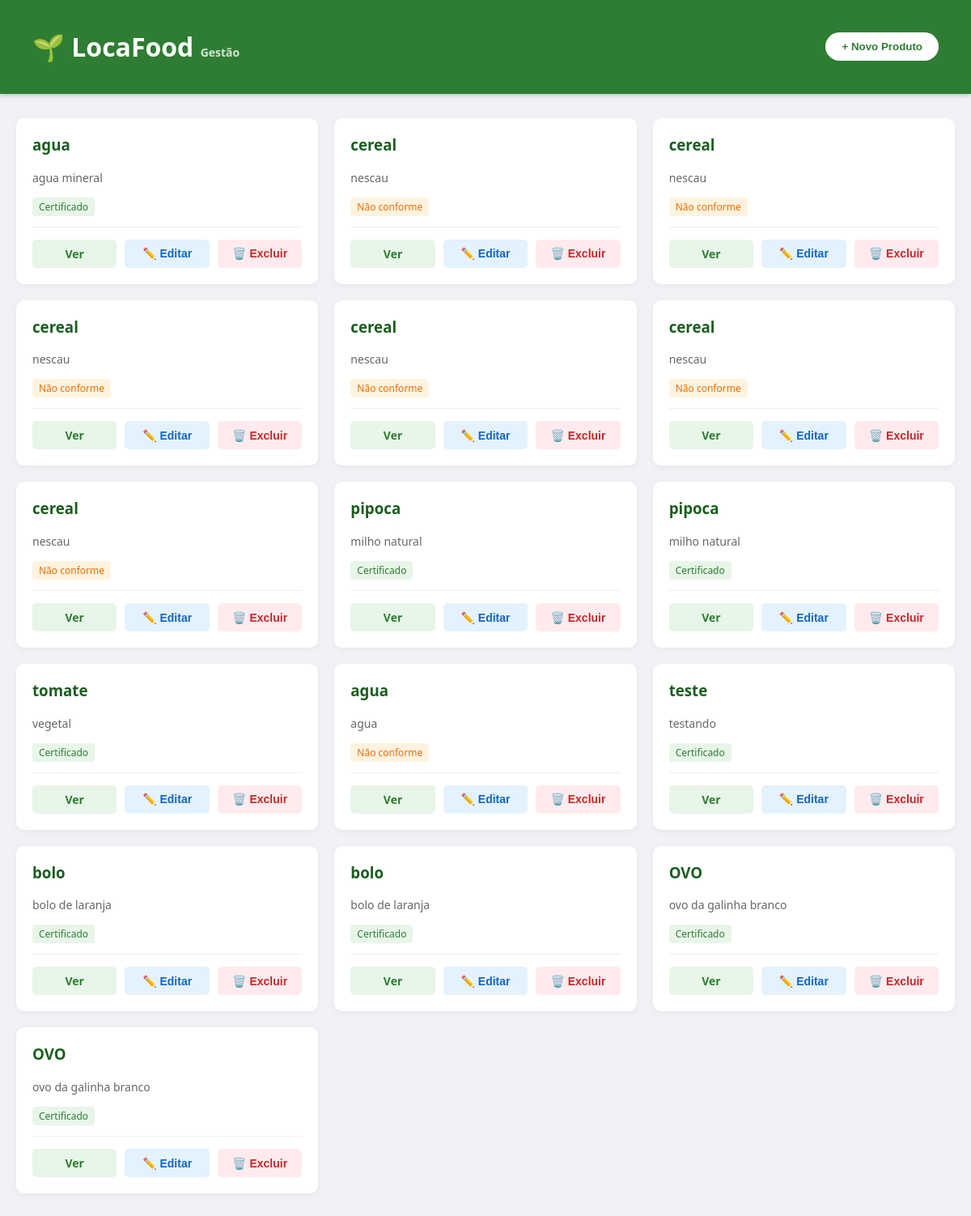
/api/catalogo/, run on an earlier commit of the app's database.
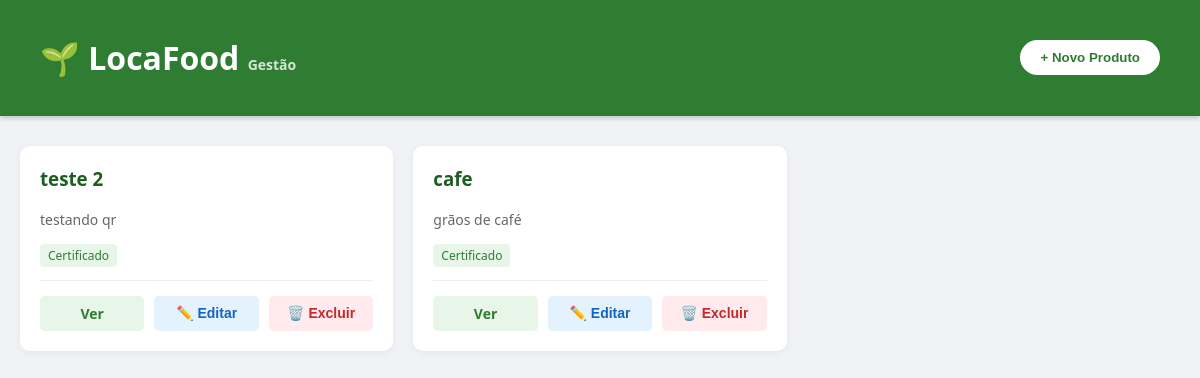
And on a later commit of the database.
### products/models.py (models this page shows, shortened)
class Produtos(models.Model):
    nome = models.CharField(max_length=255)
    dono = models.ForeignKey(settings.AUTH_USER_MODEL, on_delete=models.CASCADE)
    descricao = models.TextField()
    arquivo_certificacao = models.FileField(upload_to='certificados/', blank=True, null=True)
    certificado = models.BooleanField(default=False)
    qr_code = models.ImageField(upload_to='qrcodes/', blank=True)

### products/views.py (the view, shortened to what this page needs)
# urls.py: path('catalogo/', lista_produtos, name='lista_produtos'),
def lista_produtos(request):
    produtos = Produtos.objects.all()
    form = ProdutoForm()
    return render(request, 'products/lista_produtos.html', {
        'produtos': produtos,
        'form': form
    })

### products/templates/products/lista_produtos.html (shortened to what this page needs)
<!DOCTYPE html>
<html lang="pt-br">
<head>
</head>
<body>
    <div class="navbar">
        <h1>🌱 LocaFood <small style="font-size: 14px; opacity: 0.8;">Gestão</small></h1>
        <button onclick="openModal('modal-novo')" class="btn-add">+ Novo Produto</button>
    </div>
    <div class="container">
        <div class="products-grid">
            {% for produto in produtos %}
            <div class="card">
                <div>
                    <h3>{{ produto.nome }}</h3>
                    <p style="color: #666; font-size: 14px;">{{ produto.descricao }}</p>
                    {% if produto.certificado %}
                        <span style="background:#e8f5e9; color:#2e7d32; padding:3px 8px; border-radius:4px; font-size:12px;">Certificado</span>
                    {% else %}
                        <span style="background:#fff3e0; color:#ef6c00; padding:3px 8px; border-radius:4px; font-size:12px;">Não conforme</span>
                    {% endif %}
                </div>
                <div class="card-actions">
                    <a href="{% url 'produto_publico' produto.id %}" class="btn-sm btn-view" target="_blank">Ver</a>
                    <button onclick="openModal('modal-editar-{{ produto.id }}')" class="btn-sm btn-edit">✏️ Editar</button>
                    <button onclick="openModal('modal-excluir-{{ produto.id }}')" class="btn-sm btn-del">🗑️ Excluir</button>
                </div>
            </div>
            {% endfor %}
        </div>
    </div>
</body>
</html>

What changed in the data, as far as the page shows it:
removed Produtos: nome "agua", descricao "agua mineral", certificado "Certificado"
removed Produtos: nome "cereal", descricao "nescau", certificado "Não conforme"
removed Produtos: nome "cereal", descricao "nescau", certificado "Não conforme"
removed Produtos: nome "cereal", descricao "nescau", certificado "Não conforme"
removed Produtos: nome "cereal", descricao "nescau", certificado "Não conforme"
removed Produtos: nome "cereal", descricao "nescau", certificado "Não conforme"
removed Produtos: nome "cereal", descricao "nescau", certificado "Não conforme"
removed Produtos: nome "pipoca", descricao "milho natural", certificado "Certificado"
removed Produtos: nome "pipoca", descricao "milho natural", certificado "Certificado"
removed Produtos: nome "tomate", descricao "vegetal", certificado "Certificado"
removed Produtos: nome "agua", descricao "agua", certificado "Não conforme"
removed Produtos: nome "teste", descricao "testando", certificado "Certificado"
removed Produtos: nome "bolo", descricao "bolo de laranja", certificado "Certificado"
removed Produtos: nome "bolo", descricao "bolo de laranja", certificado "Certificado"
removed Produtos: nome "OVO", descricao "ovo da galinha branco", certificado "Certificado"
removed Produtos: nome "OVO", descricao "ovo da galinha branco", certificado "Certificado"
added Produtos: nome "teste 2", descricao "testando qr", certificado "Certificado"
added Produtos: nome "cafe", descricao "grãos de café", certificado "Certificado"
